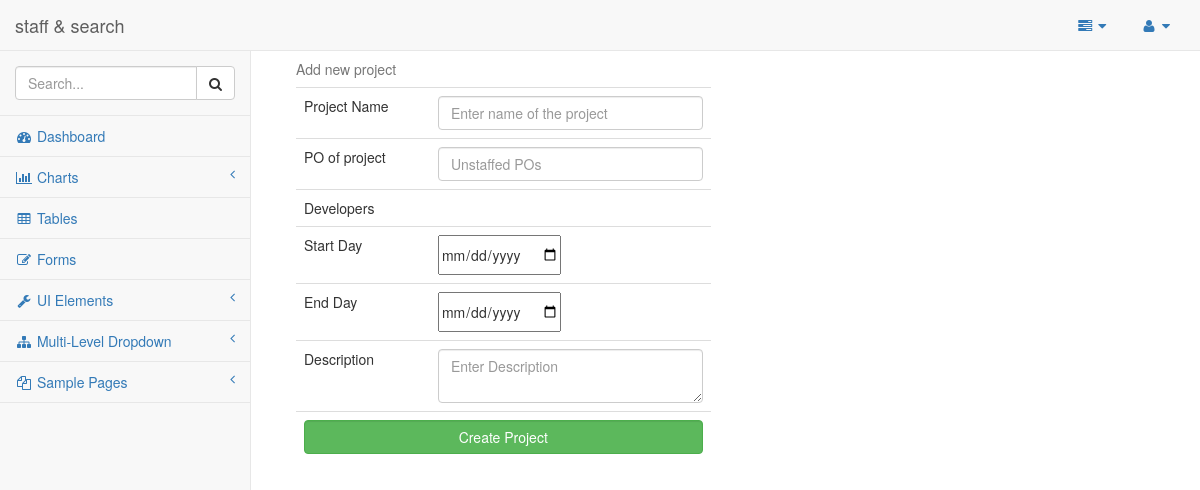
Before: /admin/new_project.php with the older database file.
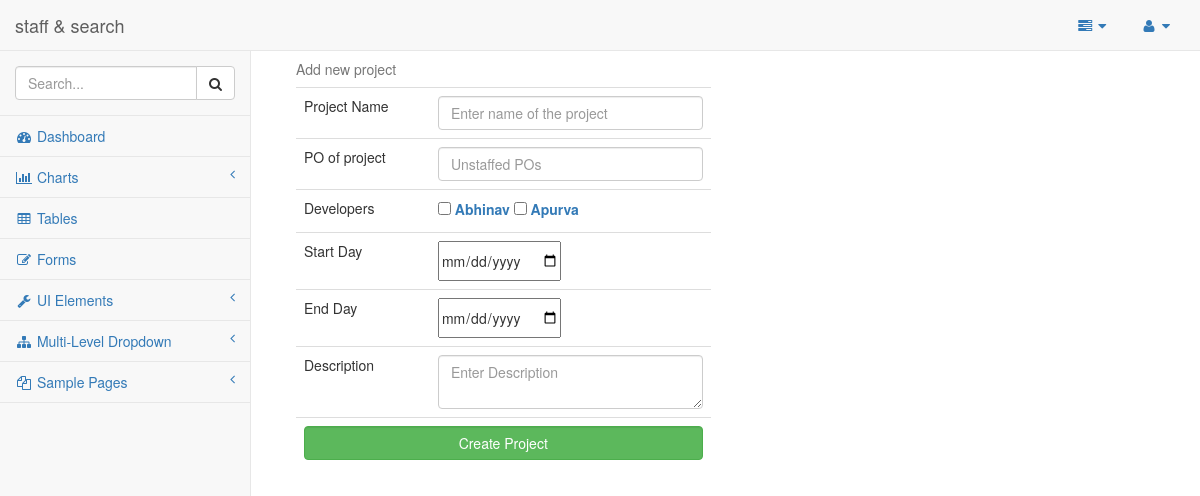
After: the same page with the newer database file.
### tables this page shows
CREATE TABLE IF NOT EXISTS `developers` (
`dev_id` int(11) NOT NULL,
  `name` varchar(20) NOT NULL,
  `github_profile` text NOT NULL
);

### admin/new_project.php (the view, shortened to what this page needs)
<?php
include("header.php");
?>
<body>
  <div id="wrapper">
    <?php
    include 'side_and_menu.php';
    ?>
    <?php
    $list_of_devs ="select *
    from developers devs LEFT OUTER JOIN developer_project_map map
    on devs.dev_id = map.dev_id
    ";
    $dev_lists = mysql_query($list_of_devs);
    ?>
  <div id="page-wrapper">
    <div class="col-md-6">
      <form method="POST" action="new_project_submit.php">
        <table class="table">
          <caption>Add new project</caption>
          <tbody>
            <tr>
              <td>Project Name</td>
              <td><input type="text" placeholder="Enter name of the project" class="form-control" name="project_name"></td>
            </tr>
            <tr>
              <td>PO of project</td>
              <td><input type="text" placeholder="Unstaffed POs" list = "pos" class="form-control" name="po_name"></td>
            </tr>
            <tr>
              <td>Developers</td>
              <td>
                <?php
                while ($row = mysql_fetch_array($dev_lists)) {
                  if(is_null($row["project_id"]))
                  {
                    echo "<label><input type='checkbox' name=devs[] value='".$row['0']."'> <a href='#'>".$row['1']."</a> </label> ";
                  }
                }
                ?>
              </td>
            </tr>
            <tr>
              <td>Start Day</td>
              <td><input type="date" name="start_day"></td>
            </tr>
            <tr>
              <td>End Day</td>
              <td><input type="date" name="end_day"></td>
            </tr>
            <tr>
            <td>Description</td>
              <td><textarea name="desc" class="form form-control" placeholder="Enter Description"></textarea></td>
            </tr>
            <tr>
              <td colspan="2">
                <input type="submit" name="sub" value="Create Project" class="btn btn-success form-control">
              </td>
            </tr>
          </tbody>
        </table>
      </form>
    </div>
  </div>
</div>
</body>
</html>

Changed rows visible on the page:
added developers: name "Abhinav"
added developers: name "Apurva"
